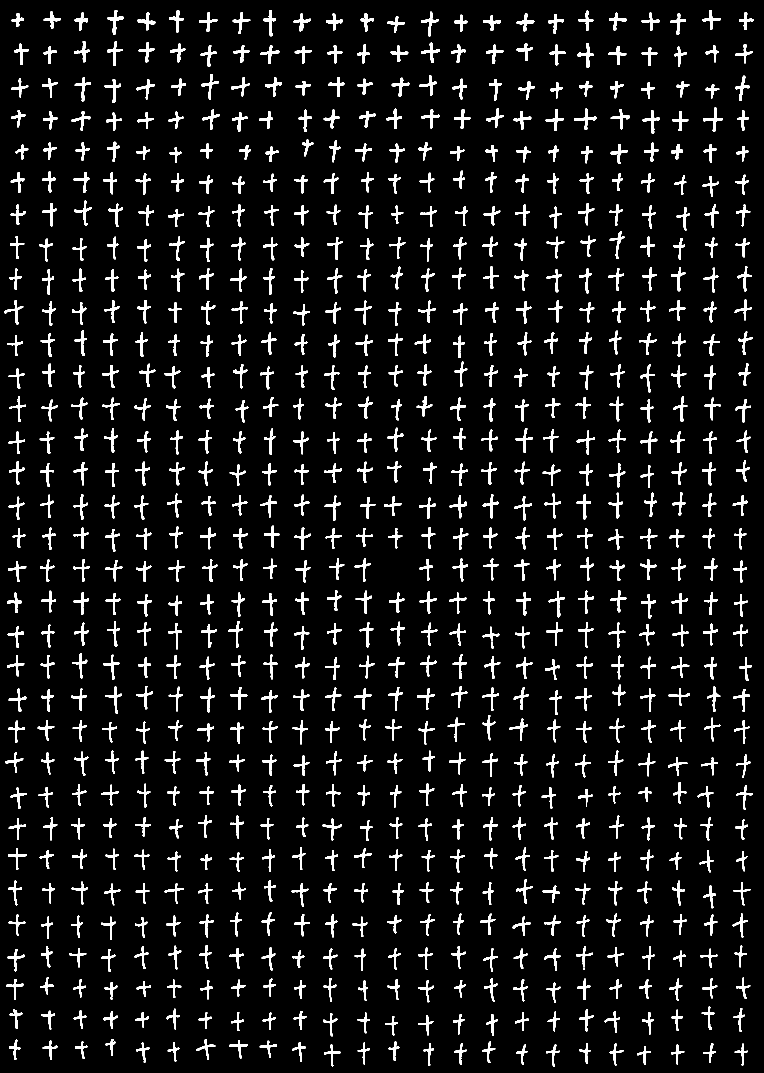
#> input picture Train/Data/binary/+.png, 2291 x 3219 px (shown at 1/3 size)
$ python -i DataSet.py   (imports and definitions only)
#> lines starting #> are read from the running program, lines starting #| are printed output that depends on the picture; after the words box and inside, x2 and y2 are one past the last pixel; in counts of white or black regions, pixels touching at a corner belong together
### Core/DIP.py
import cv2
import numpy as np


# [33 lines left out: functions averageFilter, binarization, iterationThreshold, not called in this run]


def split(binary) -> list:
    '''
    图片分割，沿水平方向分割
    '''
    pos = 0
    images = []

    lines = binary.sum(axis=1)

    while pos < len(lines) - 1:

        start, pos = __findContinuity(lines, pos, len(lines))

        # 找到了一行的底部，切出一整行
        line = binary[start: pos, :]

        cur = 0
        lastWidth = -1
        lastHeight = -1

        row = line.sum(axis=0)

        while cur < len(row) - 1:

            start, cur = __findContinuity(row, cur, len(row))

            if start == -1:
                continue

            # 切出第一个字符
            split = line[:, start: cur]

            start, end = __findBoundary(split.sum(axis=1))

            # 确定切割区域
            split = split[start: end + 1, :]

            width = split.shape[1]
            height = split.shape[0]

            if width > 5 or height > 5:

                if lastHeight != -1 and lastWidth != -1:
                    if  height / lastHeight < 0.4 and width / lastWidth < 0.4:
                        continue

                lastWidth = width
                lastHeight = height

                # 调整为28x28像素
                if width > height:
                    delta = width - height
                    top = delta // 2
                    bottom = delta - top
                    split = cv2.copyMakeBorder(split, top, bottom, 0, 0, cv2.BORDER_CONSTANT, value=0)
                elif width < height:
                    delta = height - width
                    left = delta // 2
                    right = delta - left
                    split = cv2.copyMakeBorder(split, 0, 0, left, right, cv2.BORDER_CONSTANT, value=0)
                split = cv2.resize(split, (28, 28), interpolation=cv2.INTER_NEAREST)

                images.append(split)

            start = -1

    return images


# [70 lines left out: function splitByLine, not called in this run]

    # [10 lines of commented-out code are left out]


def __findContinuity(image:np.ndarray, st:int, ed:int) -> tuple:
    '''
    查找连续的区域
    '''
    start = -1
    for i in range(st, ed):

        if image[i] > 0:
            if start == -1:
                start = i
            continue

        if start == -1:
            continue

        return start, i
    return -1, ed


def __findBoundary(col:np.ndarray) -> tuple:
    '''
    查找边界
    '''
    start = -1
    end = -1
    for i in range(len(col)):
        if col[i] > 0:
            start = i
            break
    for i in range(len(col) - 1, -1, -1):
        if col[i] > 0:
            end = i + 1
            break
    return start, end

### Train/DataSet.py
import os
import cv2
import numpy as np
from Core import DIP

# [40 lines left out: functions loadData, createBinary, not called in this run]


def binarySplit(files: list = None):
    '''
    将binary下的二值图分割为单个字符
    files: 指定需要分割的图片
    '''
    path = os.path.dirname(os.path.abspath(__file__))

    if files is None:
        images = os.listdir(os.path.join(path, 'Data/binary'))
    else:
        images = files

    for image in images:
        img = cv2.imread(os.path.join(path, 'Data/binary/' + image))
#> img is the input picture: shape (3219, 2291, 3); 6.6% white; 794 white regions, largest, box (x1, y1, x2, y2) and area: (323, 31, 372, 105) 971, (2109, 323, 2169, 395) 932, (1722, 326, 1789, 390) 922
        gray = cv2.cvtColor(img, cv2.COLOR_BGR2GRAY)
        retval, binary = cv2.threshold(gray, 127, 255, cv2.THRESH_BINARY)
        file = os.path.join(path, 'Data/split/' + image.split('.')[0].split('_')[0])
        if not os.path.exists(file):
            os.mkdir(file)
        outs = DIP.split(binary)
#> in split, `lines = binary.sum(axis=1)`: lines = 3219 values, max 237150 at index 62, min 0 at index 0, mean 38490.4
#> the loop in split, `while pos < len(lines) - 1: ` made 34 passes
#> pass 1, in split, `line = binary[start: pos, :]`:
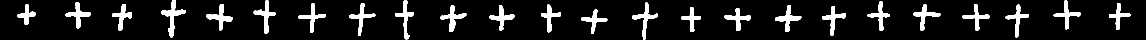
#> line: shape (80, 2291) (shown at 1/2 size); 9.9% white; 24 white regions, largest, box (x1, y1, x2, y2) and area: (323, 1, 372, 75) 971, (1264, 5, 1316, 80) 844, (413, 8, 466, 61) 840
#> pass 2, in split, `line = binary[start: pos, :]`:
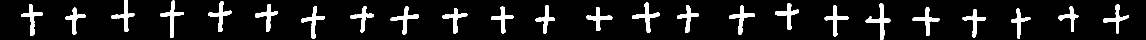
#> line: shape (80, 2291) (shown at 1/2 size); 9.4% white; 24 white regions, largest, box (x1, y1, x2, y2) and area: (1731, 7, 1781, 80) 897, (1264, 5, 1320, 66) 821, (321, 1, 368, 75) 810
#> pass 3, in split, `line = binary[start: pos, :]`:
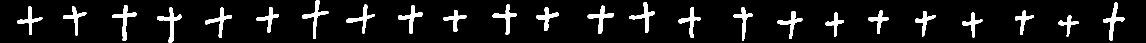
#> line: shape (86, 2291) (shown at 1/2 size); 8.2% white; 24 white regions, largest, box (x1, y1, x2, y2) and area: (314, 15, 363, 86) 848, (2206, 5, 2249, 81) 835, (224, 10, 273, 82) 818
#> (the run stopped early here; a loop or call above may not have finished)
